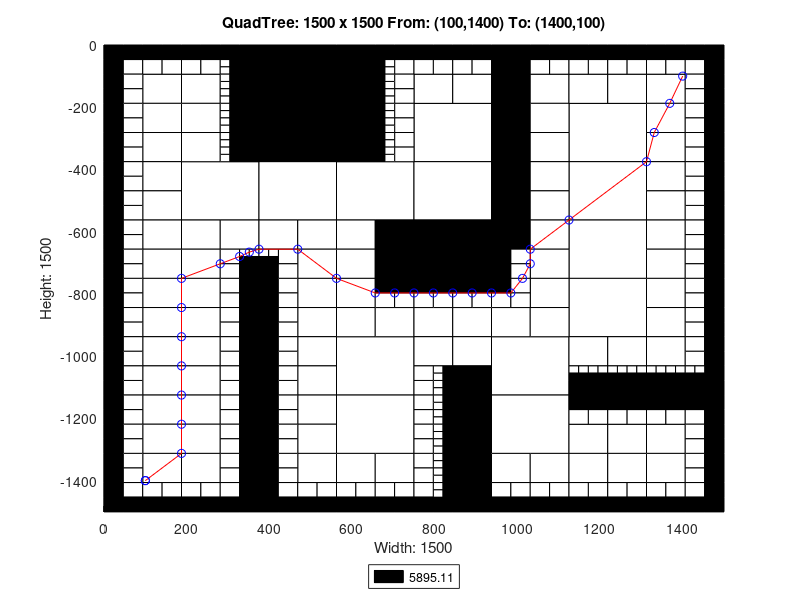

The MATLAB script that drew this image:
axis([0 1500 -1500 0]);
title('QuadTree: 1500 x 1500 From: (100,1400) To: (1400,100)');
xlabel('Width: 1500');
ylabel('Height: 1500');
rectangle('Position',[375 -187.5 187.5 187.5], 'FaceColor',[0 0 0]);
rectangle('Position',[375 -375 187.5 187.5], 'FaceColor',[0 0 0]);
rectangle('Position',[187.5 -562.5 187.5 187.5], 'FaceColor',[1 1 1]);
rectangle('Position',[375 -562.5 187.5 187.5], 'FaceColor',[1 1 1]);
rectangle('Position',[562.5 -562.5 187.5 187.5], 'FaceColor',[1 1 1]);
rectangle('Position',[750 -375 187.5 187.5], 'FaceColor',[1 1 1]);
rectangle('Position',[1125 -375 187.5 187.5], 'FaceColor',[1 1 1]);
rectangle('Position',[750 -562.5 187.5 187.5], 'FaceColor',[1 1 1]);
rectangle('Position',[750 -750 187.5 187.5], 'FaceColor',[0 0 0]);
rectangle('Position',[1125 -562.5 187.5 187.5], 'FaceColor',[1 1 1]);
rectangle('Position',[1125 -750 187.5 187.5], 'FaceColor',[1 1 1]);
rectangle('Position',[562.5 -1125 187.5 187.5], 'FaceColor',[1 1 1]);
rectangle('Position',[562.5 -1312.5 187.5 187.5], 'FaceColor',[1 1 1]);
rectangle('Position',[937.5 -1125 187.5 187.5], 'FaceColor',[1 1 1]);
rectangle('Position',[1125 -937.5 187.5 187.5], 'FaceColor',[1 1 1]);
rectangle('Position',[937.5 -1312.5 187.5 187.5], 'FaceColor',[1 1 1]);
rectangle('Position',[93.75 -187.5 93.75 93.75], 'FaceColor',[1 1 1]);
rectangle('Position',[187.5 -187.5 93.75 93.75], 'FaceColor',[1 1 1]);
rectangle('Position',[93.75 -281.25 93.75 93.75], 'FaceColor',[1 1 1]);
rectangle('Position',[93.75 -375 93.75 93.75], 'FaceColor',[1 1 1]);
rectangle('Position',[187.5 -281.25 93.75 93.75], 'FaceColor',[1 1 1]);
rectangle('Position',[187.5 -375 93.75 93.75], 'FaceColor',[1 1 1]);
rectangle('Position',[562.5 -93.75 93.75 93.75], 'FaceColor',[0 0 0]);
rectangle('Position',[562.5 -187.5 93.75 93.75], 'FaceColor',[0 0 0]);
rectangle('Position',[562.5 -281.25 93.75 93.75], 'FaceColor',[0 0 0]);
rectangle('Position',[562.5 -375 93.75 93.75], 'FaceColor',[0 0 0]);
rectangle('Position',[93.75 -468.75 93.75 93.75], 'FaceColor',[1 1 1]);
rectangle('Position',[93.75 -562.5 93.75 93.75], 'FaceColor',[1 1 1]);
rectangle('Position',[93.75 -656.25 93.75 93.75], 'FaceColor',[1 1 1]);
rectangle('Position',[93.75 -750 93.75 93.75], 'FaceColor',[1 1 1]);
rectangle('Position',[187.5 -656.25 93.75 93.75], 'FaceColor',[1 1 1]);
rectangle('Position',[281.25 -656.25 93.75 93.75], 'FaceColor',[1 1 1]);
rectangle('Position',[187.5 -750 93.75 93.75], 'FaceColor',[1 1 1]);
rectangle('Position',[375 -656.25 93.75 93.75], 'FaceColor',[1 1 1]);
rectangle('Position',[468.75 -656.25 93.75 93.75], 'FaceColor',[1 1 1]);
rectangle('Position',[468.75 -750 93.75 93.75], 'FaceColor',[1 1 1]);
rectangle('Position',[562.5 -656.25 93.75 93.75], 'FaceColor',[1 1 1]);
rectangle('Position',[656.25 -656.25 93.75 93.75], 'FaceColor',[0 0 0]);
rectangle('Position',[562.5 -750 93.75 93.75], 'FaceColor',[1 1 1]);
rectangle('Position',[656.25 -750 93.75 93.75], 'FaceColor',[0 0 0]);
rectangle('Position',[750 -187.5 93.75 93.75], 'FaceColor',[1 1 1]);
rectangle('Position',[843.75 -187.5 93.75 93.75], 'FaceColor',[1 1 1]);
rectangle('Position',[937.5 -93.75 93.75 93.75], 'FaceColor',[0 0 0]);
rectangle('Position',[937.5 -187.5 93.75 93.75], 'FaceColor',[0 0 0]);
rectangle('Position',[1031.25 -187.5 93.75 93.75], 'FaceColor',[1 1 1]);
rectangle('Position',[937.5 -281.25 93.75 93.75], 'FaceColor',[0 0 0]);
rectangle('Position',[1031.25 -281.25 93.75 93.75], 'FaceColor',[1 1 1]);
rectangle('Position',[937.5 -375 93.75 93.75], 'FaceColor',[0 0 0]);
rectangle('Position',[1031.25 -375 93.75 93.75], 'FaceColor',[1 1 1]);
rectangle('Position',[1125 -187.5 93.75 93.75], 'FaceColor',[1 1 1]);
rectangle('Position',[1218.75 -187.5 93.75 93.75], 'FaceColor',[1 1 1]);
rectangle('Position',[1312.5 -187.5 93.75 93.75], 'FaceColor',[1 1 1]);
rectangle('Position',[1312.5 -281.25 93.75 93.75], 'FaceColor',[1 1 1]);
rectangle('Position',[1312.5 -375 93.75 93.75], 'FaceColor',[1 1 1]);
rectangle('Position',[937.5 -468.75 93.75 93.75], 'FaceColor',[0 0 0]);
rectangle('Position',[1031.25 -468.75 93.75 93.75], 'FaceColor',[1 1 1]);
rectangle('Position',[937.5 -562.5 93.75 93.75], 'FaceColor',[0 0 0]);
rectangle('Position',[1031.25 -562.5 93.75 93.75], 'FaceColor',[1 1 1]);
rectangle('Position',[937.5 -656.25 93.75 93.75], 'FaceColor',[0 0 0]);
rectangle('Position',[1031.25 -656.25 93.75 93.75], 'FaceColor',[1 1 1]);
rectangle('Position',[1031.25 -750 93.75 93.75], 'FaceColor',[1 1 1]);
rectangle('Position',[1312.5 -468.75 93.75 93.75], 'FaceColor',[1 1 1]);
rectangle('Position',[1312.5 -562.5 93.75 93.75], 'FaceColor',[1 1 1]);
rectangle('Position',[1312.5 -656.25 93.75 93.75], 'FaceColor',[1 1 1]);
rectangle('Position',[1312.5 -750 93.75 93.75], 'FaceColor',[1 1 1]);
rectangle('Position',[93.75 -843.75 93.75 93.75], 'FaceColor',[1 1 1]);
rectangle('Position',[93.75 -937.5 93.75 93.75], 'FaceColor',[1 1 1]);
rectangle('Position',[187.5 -843.75 93.75 93.75], 'FaceColor',[1 1 1]);
rectangle('Position',[187.5 -937.5 93.75 93.75], 'FaceColor',[1 1 1]);
rectangle('Position',[93.75 -1031.25 93.75 93.75], 'FaceColor',[1 1 1]);
rectangle('Position',[93.75 -1125 93.75 93.75], 'FaceColor',[1 1 1]);
rectangle('Position',[187.5 -1031.25 93.75 93.75], 'FaceColor',[1 1 1]);
rectangle('Position',[187.5 -1125 93.75 93.75], 'FaceColor',[1 1 1]);
rectangle('Position',[468.75 -843.75 93.75 93.75], 'FaceColor',[1 1 1]);
rectangle('Position',[468.75 -937.5 93.75 93.75], 'FaceColor',[1 1 1]);
rectangle('Position',[562.5 -843.75 93.75 93.75], 'FaceColor',[1 1 1]);
rectangle('Position',[562.5 -937.5 93.75 93.75], 'FaceColor',[1 1 1]);
rectangle('Position',[656.25 -937.5 93.75 93.75], 'FaceColor',[1 1 1]);
rectangle('Position',[468.75 -1031.25 93.75 93.75], 'FaceColor',[1 1 1]);
rectangle('Position',[468.75 -1125 93.75 93.75], 'FaceColor',[1 1 1]);
rectangle('Position',[93.75 -1218.75 93.75 93.75], 'FaceColor',[1 1 1]);
rectangle('Position',[93.75 -1312.5 93.75 93.75], 'FaceColor',[1 1 1]);
rectangle('Position',[187.5 -1218.75 93.75 93.75], 'FaceColor',[1 1 1]);
rectangle('Position',[187.5 -1312.5 93.75 93.75], 'FaceColor',[1 1 1]);
rectangle('Position',[93.75 -1406.25 93.75 93.75], 'FaceColor',[1 1 1]);
rectangle('Position',[187.5 -1406.25 93.75 93.75], 'FaceColor',[1 1 1]);
rectangle('Position',[468.75 -1218.75 93.75 93.75], 'FaceColor',[1 1 1]);
rectangle('Position',[468.75 -1312.5 93.75 93.75], 'FaceColor',[1 1 1]);
rectangle('Position',[468.75 -1406.25 93.75 93.75], 'FaceColor',[1 1 1]);
rectangle('Position',[562.5 -1406.25 93.75 93.75], 'FaceColor',[1 1 1]);
rectangle('Position',[656.25 -1406.25 93.75 93.75], 'FaceColor',[1 1 1]);
rectangle('Position',[750 -937.5 93.75 93.75], 'FaceColor',[1 1 1]);
rectangle('Position',[843.75 -937.5 93.75 93.75], 'FaceColor',[1 1 1]);
rectangle('Position',[1031.25 -843.75 93.75 93.75], 'FaceColor',[1 1 1]);
rectangle('Position',[937.5 -937.5 93.75 93.75], 'FaceColor',[1 1 1]);
rectangle('Position',[1031.25 -937.5 93.75 93.75], 'FaceColor',[1 1 1]);
rectangle('Position',[750 -1031.25 93.75 93.75], 'FaceColor',[1 1 1]);
rectangle('Position',[843.75 -1031.25 93.75 93.75], 'FaceColor',[1 1 1]);
rectangle('Position',[843.75 -1125 93.75 93.75], 'FaceColor',[0 0 0]);
rectangle('Position',[1312.5 -843.75 93.75 93.75], 'FaceColor',[1 1 1]);
rectangle('Position',[1312.5 -937.5 93.75 93.75], 'FaceColor',[1 1 1]);
rectangle('Position',[1125 -1031.25 93.75 93.75], 'FaceColor',[1 1 1]);
rectangle('Position',[1218.75 -1031.25 93.75 93.75], 'FaceColor',[1 1 1]);
rectangle('Position',[1312.5 -1031.25 93.75 93.75], 'FaceColor',[1 1 1]);
rectangle('Position',[843.75 -1218.75 93.75 93.75], 'FaceColor',[0 0 0]);
rectangle('Position',[843.75 -1312.5 93.75 93.75], 'FaceColor',[0 0 0]);
rectangle('Position',[843.75 -1406.25 93.75 93.75], 'FaceColor',[0 0 0]);
rectangle('Position',[843.75 -1500 93.75 93.75], 'FaceColor',[0 0 0]);
rectangle('Position',[937.5 -1406.25 93.75 93.75], 'FaceColor',[1 1 1]);
rectangle('Position',[1031.25 -1406.25 93.75 93.75], 'FaceColor',[1 1 1]);
rectangle('Position',[1125 -1312.5 93.75 93.75], 'FaceColor',[1 1 1]);
rectangle('Position',[1218.75 -1312.5 93.75 93.75], 'FaceColor',[1 1 1]);
rectangle('Position',[1312.5 -1312.5 93.75 93.75], 'FaceColor',[1 1 1]);
rectangle('Position',[1125 -1406.25 93.75 93.75], 'FaceColor',[1 1 1]);
rectangle('Position',[1218.75 -1406.25 93.75 93.75], 'FaceColor',[1 1 1]);
rectangle('Position',[1312.5 -1406.25 93.75 93.75], 'FaceColor',[1 1 1]);
rectangle('Position',[0 -46.875 46.875 46.875], 'FaceColor',[0 0 0]);
rectangle('Position',[46.875 -46.875 46.875 46.875], 'FaceColor',[0 0 0]);
rectangle('Position',[0 -93.75 46.875 46.875], 'FaceColor',[0 0 0]);
rectangle('Position',[46.875 -93.75 46.875 46.875], 'FaceColor',[1 1 1]);
rectangle('Position',[93.75 -46.875 46.875 46.875], 'FaceColor',[0 0 0]);
rectangle('Position',[140.625 -46.875 46.875 46.875], 'FaceColor',[0 0 0]);
rectangle('Position',[93.75 -93.75 46.875 46.875], 'FaceColor',[1 1 1]);
rectangle('Position',[140.625 -93.75 46.875 46.875], 'FaceColor',[1 1 1]);
rectangle('Position',[0 -140.625 46.875 46.875], 'FaceColor',[0 0 0]);
rectangle('Position',[46.875 -140.625 46.875 46.875], 'FaceColor',[1 1 1]);
rectangle('Position',[0 -187.5 46.875 46.875], 'FaceColor',[0 0 0]);
rectangle('Position',[46.875 -187.5 46.875 46.875], 'FaceColor',[1 1 1]);
rectangle('Position',[187.5 -46.875 46.875 46.875], 'FaceColor',[0 0 0]);
rectangle('Position',[234.375 -46.875 46.875 46.875], 'FaceColor',[0 0 0]);
rectangle('Position',[187.5 -93.75 46.875 46.875], 'FaceColor',[1 1 1]);
rectangle('Position',[234.375 -93.75 46.875 46.875], 'FaceColor',[1 1 1]);
rectangle('Position',[281.25 -46.875 46.875 46.875], 'FaceColor',[0 0 0]);
rectangle('Position',[328.125 -46.875 46.875 46.875], 'FaceColor',[0 0 0]);
rectangle('Position',[328.125 -93.75 46.875 46.875], 'FaceColor',[0 0 0]);
rectangle('Position',[328.125 -140.625 46.875 46.875], 'FaceColor',[0 0 0]);
rectangle('Position',[328.125 -187.5 46.875 46.875], 'FaceColor',[0 0 0]);
rectangle('Position',[0 -234.375 46.875 46.875], 'FaceColor',[0 0 0]);
rectangle('Position',[46.875 -234.375 46.875 46.875], 'FaceColor',[1 1 1]);
rectangle('Position',[0 -281.25 46.875 46.875], 'FaceColor',[0 0 0]);
rectangle('Position',[46.875 -281.25 46.875 46.875], 'FaceColor',[1 1 1]);
rectangle('Position',[0 -328.125 46.875 46.875], 'FaceColor',[0 0 0]);
rectangle('Position',[46.875 -328.125 46.875 46.875], 'FaceColor',[1 1 1]);
rectangle('Position',[0 -375 46.875 46.875], 'FaceColor',[0 0 0]);
rectangle('Position',[46.875 -375 46.875 46.875], 'FaceColor',[1 1 1]);
rectangle('Position',[328.125 -234.375 46.875 46.875], 'FaceColor',[0 0 0]);
rectangle('Position',[328.125 -281.25 46.875 46.875], 'FaceColor',[0 0 0]);
rectangle('Position',[328.125 -328.125 46.875 46.875], 'FaceColor',[0 0 0]);
rectangle('Position',[328.125 -375 46.875 46.875], 'FaceColor',[0 0 0]);
rectangle('Position',[656.25 -46.875 46.875 46.875], 'FaceColor',[0 0 0]);
rectangle('Position',[703.125 -46.875 46.875 46.875], 'FaceColor',[0 0 0]);
rectangle('Position',[703.125 -93.75 46.875 46.875], 'FaceColor',[1 1 1]);
rectangle('Position',[703.125 -140.625 46.875 46.875], 'FaceColor',[1 1 1]);
rectangle('Position',[703.125 -187.5 46.875 46.875], 'FaceColor',[1 1 1]);
rectangle('Position',[703.125 -234.375 46.875 46.875], 'FaceColor',[1 1 1]);
rectangle('Position',[703.125 -281.25 46.875 46.875], 'FaceColor',[1 1 1]);
rectangle('Position',[703.125 -328.125 46.875 46.875], 'FaceColor',[1 1 1]);
rectangle('Position',[703.125 -375 46.875 46.875], 'FaceColor',[1 1 1]);
rectangle('Position',[0 -421.875 46.875 46.875], 'FaceColor',[0 0 0]);
rectangle('Position',[46.875 -421.875 46.875 46.875], 'FaceColor',[1 1 1]);
rectangle('Position',[0 -468.75 46.875 46.875], 'FaceColor',[0 0 0]);
rectangle('Position',[46.875 -468.75 46.875 46.875], 'FaceColor',[1 1 1]);
rectangle('Position',[0 -515.625 46.875 46.875], 'FaceColor',[0 0 0]);
rectangle('Position',[46.875 -515.625 46.875 46.875], 'FaceColor',[1 1 1]);
rectangle('Position',[0 -562.5 46.875 46.875], 'FaceColor',[0 0 0]);
rectangle('Position',[46.875 -562.5 46.875 46.875], 'FaceColor',[1 1 1]);
rectangle('Position',[0 -609.375 46.875 46.875], 'FaceColor',[0 0 0]);
rectangle('Position',[46.875 -609.375 46.875 46.875], 'FaceColor',[1 1 1]);
rectangle('Position',[0 -656.25 46.875 46.875], 'FaceColor',[0 0 0]);
rectangle('Position',[46.875 -656.25 46.875 46.875], 'FaceColor',[1 1 1]);
rectangle('Position',[0 -703.125 46.875 46.875], 'FaceColor',[0 0 0]);
rectangle('Position',[46.875 -703.125 46.875 46.875], 'FaceColor',[1 1 1]);
rectangle('Position',[0 -750 46.875 46.875], 'FaceColor',[0 0 0]);
rectangle('Position',[46.875 -750 46.875 46.875], 'FaceColor',[1 1 1]);
rectangle('Position',[281.25 -703.125 46.875 46.875], 'FaceColor',[1 1 1]);
rectangle('Position',[281.25 -750 46.875 46.875], 'FaceColor',[1 1 1]);
rectangle('Position',[328.125 -750 46.875 46.875], 'FaceColor',[0 0 0]);
rectangle('Position',[421.875 -703.125 46.875 46.875], 'FaceColor',[1 1 1]);
rectangle('Position',[375 -750 46.875 46.875], 'FaceColor',[0 0 0]);
rectangle('Position',[421.875 -750 46.875 46.875], 'FaceColor',[1 1 1]);
rectangle('Position',[750 -46.875 46.875 46.875], 'FaceColor',[0 0 0]);
rectangle('Position',[796.875 -46.875 46.875 46.875], 'FaceColor',[0 0 0]);
rectangle('Position',[750 -93.75 46.875 46.875], 'FaceColor',[1 1 1]);
rectangle('Position',[796.875 -93.75 46.875 46.875], 'FaceColor',[1 1 1]);
rectangle('Position',[843.75 -46.875 46.875 46.875], 'FaceColor',[0 0 0]);
rectangle('Position',[890.625 -46.875 46.875 46.875], 'FaceColor',[0 0 0]);
rectangle('Position',[843.75 -93.75 46.875 46.875], 'FaceColor',[1 1 1]);
rectangle('Position',[890.625 -93.75 46.875 46.875], 'FaceColor',[1 1 1]);
rectangle('Position',[1031.25 -46.875 46.875 46.875], 'FaceColor',[0 0 0]);
rectangle('Position',[1078.12 -46.875 46.875 46.875], 'FaceColor',[0 0 0]);
rectangle('Position',[1031.25 -93.75 46.875 46.875], 'FaceColor',[1 1 1]);
rectangle('Position',[1078.12 -93.75 46.875 46.875], 'FaceColor',[1 1 1]);
rectangle('Position',[1125 -46.875 46.875 46.875], 'FaceColor',[0 0 0]);
rectangle('Position',[1171.88 -46.875 46.875 46.875], 'FaceColor',[0 0 0]);
rectangle('Position',[1125 -93.75 46.875 46.875], 'FaceColor',[1 1 1]);
rectangle('Position',[1171.88 -93.75 46.875 46.875], 'FaceColor',[1 1 1]);
rectangle('Position',[1218.75 -46.875 46.875 46.875], 'FaceColor',[0 0 0]);
rectangle('Position',[1265.62 -46.875 46.875 46.875], 'FaceColor',[0 0 0]);
rectangle('Position',[1218.75 -93.75 46.875 46.875], 'FaceColor',[1 1 1]);
rectangle('Position',[1265.62 -93.75 46.875 46.875], 'FaceColor',[1 1 1]);
rectangle('Position',[1312.5 -46.875 46.875 46.875], 'FaceColor',[0 0 0]);
rectangle('Position',[1359.38 -46.875 46.875 46.875], 'FaceColor',[0 0 0]);
rectangle('Position',[1312.5 -93.75 46.875 46.875], 'FaceColor',[1 1 1]);
rectangle('Position',[1359.38 -93.75 46.875 46.875], 'FaceColor',[1 1 1]);
rectangle('Position',[1406.25 -46.875 46.875 46.875], 'FaceColor',[0 0 0]);
rectangle('Position',[1453.12 -46.875 46.875 46.875], 'FaceColor',[0 0 0]);
rectangle('Position',[1406.25 -93.75 46.875 46.875], 'FaceColor',[1 1 1]);
rectangle('Position',[1453.12 -93.75 46.875 46.875], 'FaceColor',[0 0 0]);
rectangle('Position',[1406.25 -140.625 46.875 46.875], 'FaceColor',[1 1 1]);
rectangle('Position',[1453.12 -140.625 46.875 46.875], 'FaceColor',[0 0 0]);
rectangle('Position',[1406.25 -187.5 46.875 46.875], 'FaceColor',[1 1 1]);
rectangle('Position',[1453.12 -187.5 46.875 46.875], 'FaceColor',[0 0 0]);
rectangle('Position',[1406.25 -234.375 46.875 46.875], 'FaceColor',[1 1 1]);
rectangle('Position',[1453.12 -234.375 46.875 46.875], 'FaceColor',[0 0 0]);
rectangle('Position',[1406.25 -281.25 46.875 46.875], 'FaceColor',[1 1 1]);
rectangle('Position',[1453.12 -281.25 46.875 46.875], 'FaceColor',[0 0 0]);
rectangle('Position',[1406.25 -328.125 46.875 46.875], 'FaceColor',[1 1 1]);
rectangle('Position',[1453.12 -328.125 46.875 46.875], 'FaceColor',[0 0 0]);
rectangle('Position',[1406.25 -375 46.875 46.875], 'FaceColor',[1 1 1]);
rectangle('Position',[1453.12 -375 46.875 46.875], 'FaceColor',[0 0 0]);
rectangle('Position',[937.5 -703.125 46.875 46.875], 'FaceColor',[0 0 0]);
rectangle('Position',[984.375 -703.125 46.875 46.875], 'FaceColor',[1 1 1]);
rectangle('Position',[937.5 -750 46.875 46.875], 'FaceColor',[0 0 0]);
rectangle('Position',[984.375 -750 46.875 46.875], 'FaceColor',[1 1 1]);
rectangle('Position',[1406.25 -421.875 46.875 46.875], 'FaceColor',[1 1 1]);
rectangle('Position',[1453.12 -421.875 46.875 46.875], 'FaceColor',[0 0 0]);
rectangle('Position',[1406.25 -468.75 46.875 46.875], 'FaceColor',[1 1 1]);
rectangle('Position',[1453.12 -468.75 46.875 46.875], 'FaceColor',[0 0 0]);
rectangle('Position',[1406.25 -515.625 46.875 46.875], 'FaceColor',[1 1 1]);
rectangle('Position',[1453.12 -515.625 46.875 46.875], 'FaceColor',[0 0 0]);
rectangle('Position',[1406.25 -562.5 46.875 46.875], 'FaceColor',[1 1 1]);
rectangle('Position',[1453.12 -562.5 46.875 46.875], 'FaceColor',[0 0 0]);
rectangle('Position',[1406.25 -609.375 46.875 46.875], 'FaceColor',[1 1 1]);
rectangle('Position',[1453.12 -609.375 46.875 46.875], 'FaceColor',[0 0 0]);
rectangle('Position',[1406.25 -656.25 46.875 46.875], 'FaceColor',[1 1 1]);
rectangle('Position',[1453.12 -656.25 46.875 46.875], 'FaceColor',[0 0 0]);
rectangle('Position',[1406.25 -703.125 46.875 46.875], 'FaceColor',[1 1 1]);
rectangle('Position',[1453.12 -703.125 46.875 46.875], 'FaceColor',[0 0 0]);
rectangle('Position',[1406.25 -750 46.875 46.875], 'FaceColor',[1 1 1]);
rectangle('Position',[1453.12 -750 46.875 46.875], 'FaceColor',[0 0 0]);
rectangle('Position',[0 -796.875 46.875 46.875], 'FaceColor',[0 0 0]);
rectangle('Position',[46.875 -796.875 46.875 46.875], 'FaceColor',[1 1 1]);
rectangle('Position',[0 -843.75 46.875 46.875], 'FaceColor',[0 0 0]);
rectangle('Position',[46.875 -843.75 46.875 46.875], 'FaceColor',[1 1 1]);
rectangle('Position',[0 -890.625 46.875 46.875], 'FaceColor',[0 0 0]);
rectangle('Position',[46.875 -890.625 46.875 46.875], 'FaceColor',[1 1 1]);
rectangle('Position',[0 -937.5 46.875 46.875], 'FaceColor',[0 0 0]);
rectangle('Position',[46.875 -937.5 46.875 46.875], 'FaceColor',[1 1 1]);
rectangle('Position',[281.25 -796.875 46.875 46.875], 'FaceColor',[1 1 1]);
rectangle('Position',[328.125 -796.875 46.875 46.875], 'FaceColor',[0 0 0]);
rectangle('Position',[281.25 -843.75 46.875 46.875], 'FaceColor',[1 1 1]);
rectangle('Position',[328.125 -843.75 46.875 46.875], 'FaceColor',[0 0 0]);
rectangle('Position',[281.25 -890.625 46.875 46.875], 'FaceColor',[1 1 1]);
rectangle('Position',[328.125 -890.625 46.875 46.875], 'FaceColor',[0 0 0]);
rectangle('Position',[281.25 -937.5 46.875 46.875], 'FaceColor',[1 1 1]);
rectangle('Position',[328.125 -937.5 46.875 46.875], 'FaceColor',[0 0 0]);
rectangle('Position',[0 -984.375 46.875 46.875], 'FaceColor',[0 0 0]);
rectangle('Position',[46.875 -984.375 46.875 46.875], 'FaceColor',[1 1 1]);
rectangle('Position',[0 -1031.25 46.875 46.875], 'FaceColor',[0 0 0]);
rectangle('Position',[46.875 -1031.25 46.875 46.875], 'FaceColor',[1 1 1]);
rectangle('Position',[0 -1078.12 46.875 46.875], 'FaceColor',[0 0 0]);
rectangle('Position',[46.875 -1078.12 46.875 46.875], 'FaceColor',[1 1 1]);
rectangle('Position',[0 -1125 46.875 46.875], 'FaceColor',[0 0 0]);
rectangle('Position',[46.875 -1125 46.875 46.875], 'FaceColor',[1 1 1]);
rectangle('Position',[281.25 -984.375 46.875 46.875], 'FaceColor',[1 1 1]);
rectangle('Position',[328.125 -984.375 46.875 46.875], 'FaceColor',[0 0 0]);
rectangle('Position',[281.25 -1031.25 46.875 46.875], 'FaceColor',[1 1 1]);
rectangle('Position',[328.125 -1031.25 46.875 46.875], 'FaceColor',[0 0 0]);
rectangle('Position',[281.25 -1078.12 46.875 46.875], 'FaceColor',[1 1 1]);
rectangle('Position',[328.125 -1078.12 46.875 46.875], 'FaceColor',[0 0 0]);
rectangle('Position',[281.25 -1125 46.875 46.875], 'FaceColor',[1 1 1]);
rectangle('Position',[328.125 -1125 46.875 46.875], 'FaceColor',[0 0 0]);
rectangle('Position',[375 -796.875 46.875 46.875], 'FaceColor',[0 0 0]);
rectangle('Position',[421.875 -796.875 46.875 46.875], 'FaceColor',[1 1 1]);
rectangle('Position',[375 -843.75 46.875 46.875], 'FaceColor',[0 0 0]);
rectangle('Position',[421.875 -843.75 46.875 46.875], 'FaceColor',[1 1 1]);
rectangle('Position',[375 -890.625 46.875 46.875], 'FaceColor',[0 0 0]);
rectangle('Position',[421.875 -890.625 46.875 46.875], 'FaceColor',[1 1 1]);
rectangle('Position',[375 -937.5 46.875 46.875], 'FaceColor',[0 0 0]);
rectangle('Position',[421.875 -937.5 46.875 46.875], 'FaceColor',[1 1 1]);
rectangle('Position',[656.25 -796.875 46.875 46.875], 'FaceColor',[0 0 0]);
rectangle('Position',[703.125 -796.875 46.875 46.875], 'FaceColor',[0 0 0]);
rectangle('Position',[656.25 -843.75 46.875 46.875], 'FaceColor',[1 1 1]);
rectangle('Position',[703.125 -843.75 46.875 46.875], 'FaceColor',[1 1 1]);
rectangle('Position',[375 -984.375 46.875 46.875], 'FaceColor',[0 0 0]);
rectangle('Position',[421.875 -984.375 46.875 46.875], 'FaceColor',[1 1 1]);
rectangle('Position',[375 -1031.25 46.875 46.875], 'FaceColor',[0 0 0]);
rectangle('Position',[421.875 -1031.25 46.875 46.875], 'FaceColor',[1 1 1]);
rectangle('Position',[375 -1078.12 46.875 46.875], 'FaceColor',[0 0 0]);
rectangle('Position',[421.875 -1078.12 46.875 46.875], 'FaceColor',[1 1 1]);
rectangle('Position',[375 -1125 46.875 46.875], 'FaceColor',[0 0 0]);
rectangle('Position',[421.875 -1125 46.875 46.875], 'FaceColor',[1 1 1]);
rectangle('Position',[0 -1171.88 46.875 46.875], 'FaceColor',[0 0 0]);
rectangle('Position',[46.875 -1171.88 46.875 46.875], 'FaceColor',[1 1 1]);
rectangle('Position',[0 -1218.75 46.875 46.875], 'FaceColor',[0 0 0]);
rectangle('Position',[46.875 -1218.75 46.875 46.875], 'FaceColor',[1 1 1]);
rectangle('Position',[0 -1265.62 46.875 46.875], 'FaceColor',[0 0 0]);
rectangle('Position',[46.875 -1265.62 46.875 46.875], 'FaceColor',[1 1 1]);
rectangle('Position',[0 -1312.5 46.875 46.875], 'FaceColor',[0 0 0]);
rectangle('Position',[46.875 -1312.5 46.875 46.875], 'FaceColor',[1 1 1]);
rectangle('Position',[281.25 -1171.88 46.875 46.875], 'FaceColor',[1 1 1]);
rectangle('Position',[328.125 -1171.88 46.875 46.875], 'FaceColor',[0 0 0]);
rectangle('Position',[281.25 -1218.75 46.875 46.875], 'FaceColor',[1 1 1]);
rectangle('Position',[328.125 -1218.75 46.875 46.875], 'FaceColor',[0 0 0]);
rectangle('Position',[281.25 -1265.62 46.875 46.875], 'FaceColor',[1 1 1]);
rectangle('Position',[328.125 -1265.62 46.875 46.875], 'FaceColor',[0 0 0]);
rectangle('Position',[281.25 -1312.5 46.875 46.875], 'FaceColor',[1 1 1]);
rectangle('Position',[328.125 -1312.5 46.875 46.875], 'FaceColor',[0 0 0]);
rectangle('Position',[0 -1359.38 46.875 46.875], 'FaceColor',[0 0 0]);
rectangle('Position',[46.875 -1359.38 46.875 46.875], 'FaceColor',[1 1 1]);
rectangle('Position',[0 -1406.25 46.875 46.875], 'FaceColor',[0 0 0]);
rectangle('Position',[46.875 -1406.25 46.875 46.875], 'FaceColor',[1 1 1]);
rectangle('Position',[0 -1453.12 46.875 46.875], 'FaceColor',[0 0 0]);
rectangle('Position',[46.875 -1453.12 46.875 46.875], 'FaceColor',[1 1 1]);
rectangle('Position',[0 -1500 46.875 46.875], 'FaceColor',[0 0 0]);
rectangle('Position',[46.875 -1500 46.875 46.875], 'FaceColor',[0 0 0]);
rectangle('Position',[93.75 -1453.12 46.875 46.875], 'FaceColor',[1 1 1]);
rectangle('Position',[140.625 -1453.12 46.875 46.875], 'FaceColor',[1 1 1]);
rectangle('Position',[93.75 -1500 46.875 46.875], 'FaceColor',[0 0 0]);
rectangle('Position',[140.625 -1500 46.875 46.875], 'FaceColor',[0 0 0]);
rectangle('Position',[281.25 -1359.38 46.875 46.875], 'FaceColor',[1 1 1]);
rectangle('Position',[328.125 -1359.38 46.875 46.875], 'FaceColor',[0 0 0]);
rectangle('Position',[281.25 -1406.25 46.875 46.875], 'FaceColor',[1 1 1]);
rectangle('Position',[328.125 -1406.25 46.875 46.875], 'FaceColor',[0 0 0]);
rectangle('Position',[187.5 -1453.12 46.875 46.875], 'FaceColor',[1 1 1]);
rectangle('Position',[234.375 -1453.12 46.875 46.875], 'FaceColor',[1 1 1]);
rectangle('Position',[187.5 -1500 46.875 46.875], 'FaceColor',[0 0 0]);
rectangle('Position',[234.375 -1500 46.875 46.875], 'FaceColor',[0 0 0]);
rectangle('Position',[281.25 -1453.12 46.875 46.875], 'FaceColor',[1 1 1]);
rectangle('Position',[328.125 -1453.12 46.875 46.875], 'FaceColor',[0 0 0]);
rectangle('Position',[281.25 -1500 46.875 46.875], 'FaceColor',[0 0 0]);
rectangle('Position',[328.125 -1500 46.875 46.875], 'FaceColor',[0 0 0]);
rectangle('Position',[375 -1171.88 46.875 46.875], 'FaceColor',[0 0 0]);
rectangle('Position',[421.875 -1171.88 46.875 46.875], 'FaceColor',[1 1 1]);
rectangle('Position',[375 -1218.75 46.875 46.875], 'FaceColor',[0 0 0]);
rectangle('Position',[421.875 -1218.75 46.875 46.875], 'FaceColor',[1 1 1]);
rectangle('Position',[375 -1265.62 46.875 46.875], 'FaceColor',[0 0 0]);
rectangle('Position',[421.875 -1265.62 46.875 46.875], 'FaceColor',[1 1 1]);
rectangle('Position',[375 -1312.5 46.875 46.875], 'FaceColor',[0 0 0]);
rectangle('Position',[421.875 -1312.5 46.875 46.875], 'FaceColor',[1 1 1]);
rectangle('Position',[375 -1359.38 46.875 46.875], 'FaceColor',[0 0 0]);
rectangle('Position',[421.875 -1359.38 46.875 46.875], 'FaceColor',[1 1 1]);
rectangle('Position',[375 -1406.25 46.875 46.875], 'FaceColor',[0 0 0]);
rectangle('Position',[421.875 -1406.25 46.875 46.875], 'FaceColor',[1 1 1]);
rectangle('Position',[375 -1453.12 46.875 46.875], 'FaceColor',[0 0 0]);
rectangle('Position',[421.875 -1453.12 46.875 46.875], 'FaceColor',[1 1 1]);
rectangle('Position',[375 -1500 46.875 46.875], 'FaceColor',[0 0 0]);
rectangle('Position',[421.875 -1500 46.875 46.875], 'FaceColor',[0 0 0]);
rectangle('Position',[468.75 -1453.12 46.875 46.875], 'FaceColor',[1 1 1]);
rectangle('Position',[515.625 -1453.12 46.875 46.875], 'FaceColor',[1 1 1]);
rectangle('Position',[468.75 -1500 46.875 46.875], 'FaceColor',[0 0 0]);
rectangle('Position',[515.625 -1500 46.875 46.875], 'FaceColor',[0 0 0]);
rectangle('Position',[562.5 -1453.12 46.875 46.875], 'FaceColor',[1 1 1]);
rectangle('Position',[609.375 -1453.12 46.875 46.875], 'FaceColor',[1 1 1]);
rectangle('Position',[562.5 -1500 46.875 46.875], 'FaceColor',[0 0 0]);
rectangle('Position',[609.375 -1500 46.875 46.875], 'FaceColor',[0 0 0]);
rectangle('Position',[656.25 -1453.12 46.875 46.875], 'FaceColor',[1 1 1]);
rectangle('Position',[703.125 -1453.12 46.875 46.875], 'FaceColor',[1 1 1]);
rectangle('Position',[656.25 -1500 46.875 46.875], 'FaceColor',[0 0 0]);
rectangle('Position',[703.125 -1500 46.875 46.875], 'FaceColor',[0 0 0]);
rectangle('Position',[750 -796.875 46.875 46.875], 'FaceColor',[0 0 0]);
rectangle('Position',[796.875 -796.875 46.875 46.875], 'FaceColor',[0 0 0]);
rectangle('Position',[750 -843.75 46.875 46.875], 'FaceColor',[1 1 1]);
rectangle('Position',[796.875 -843.75 46.875 46.875], 'FaceColor',[1 1 1]);
rectangle('Position',[843.75 -796.875 46.875 46.875], 'FaceColor',[0 0 0]);
rectangle('Position',[890.625 -796.875 46.875 46.875], 'FaceColor',[0 0 0]);
rectangle('Position',[843.75 -843.75 46.875 46.875], 'FaceColor',[1 1 1]);
rectangle('Position',[890.625 -843.75 46.875 46.875], 'FaceColor',[1 1 1]);
rectangle('Position',[937.5 -796.875 46.875 46.875], 'FaceColor',[0 0 0]);
rectangle('Position',[984.375 -796.875 46.875 46.875], 'FaceColor',[1 1 1]);
rectangle('Position',[937.5 -843.75 46.875 46.875], 'FaceColor',[1 1 1]);
rectangle('Position',[984.375 -843.75 46.875 46.875], 'FaceColor',[1 1 1]);
rectangle('Position',[750 -1078.12 46.875 46.875], 'FaceColor',[1 1 1]);
rectangle('Position',[750 -1125 46.875 46.875], 'FaceColor',[1 1 1]);
rectangle('Position',[1406.25 -796.875 46.875 46.875], 'FaceColor',[1 1 1]);
rectangle('Position',[1453.12 -796.875 46.875 46.875], 'FaceColor',[0 0 0]);
rectangle('Position',[1406.25 -843.75 46.875 46.875], 'FaceColor',[1 1 1]);
rectangle('Position',[1453.12 -843.75 46.875 46.875], 'FaceColor',[0 0 0]);
rectangle('Position',[1406.25 -890.625 46.875 46.875], 'FaceColor',[1 1 1]);
rectangle('Position',[1453.12 -890.625 46.875 46.875], 'FaceColor',[0 0 0]);
rectangle('Position',[1406.25 -937.5 46.875 46.875], 'FaceColor',[1 1 1]);
rectangle('Position',[1453.12 -937.5 46.875 46.875], 'FaceColor',[0 0 0]);
rectangle('Position',[1125 -1125 46.875 46.875], 'FaceColor',[0 0 0]);
rectangle('Position',[1171.88 -1125 46.875 46.875], 'FaceColor',[0 0 0]);
rectangle('Position',[1218.75 -1125 46.875 46.875], 'FaceColor',[0 0 0]);
rectangle('Position',[1265.62 -1125 46.875 46.875], 'FaceColor',[0 0 0]);
rectangle('Position',[1406.25 -984.375 46.875 46.875], 'FaceColor',[1 1 1]);
rectangle('Position',[1453.12 -984.375 46.875 46.875], 'FaceColor',[0 0 0]);
rectangle('Position',[1406.25 -1031.25 46.875 46.875], 'FaceColor',[1 1 1]);
rectangle('Position',[1453.12 -1031.25 46.875 46.875], 'FaceColor',[0 0 0]);
rectangle('Position',[1312.5 -1125 46.875 46.875], 'FaceColor',[0 0 0]);
rectangle('Position',[1359.38 -1125 46.875 46.875], 'FaceColor',[0 0 0]);
rectangle('Position',[1453.12 -1078.12 46.875 46.875], 'FaceColor',[0 0 0]);
rectangle('Position',[1406.25 -1125 46.875 46.875], 'FaceColor',[0 0 0]);
rectangle('Position',[1453.12 -1125 46.875 46.875], 'FaceColor',[0 0 0]);
rectangle('Position',[750 -1171.88 46.875 46.875], 'FaceColor',[1 1 1]);
rectangle('Position',[750 -1218.75 46.875 46.875], 'FaceColor',[1 1 1]);
rectangle('Position',[750 -1265.62 46.875 46.875], 'FaceColor',[1 1 1]);
rectangle('Position',[750 -1312.5 46.875 46.875], 'FaceColor',[1 1 1]);
rectangle('Position',[750 -1359.38 46.875 46.875], 'FaceColor',[1 1 1]);
rectangle('Position',[750 -1406.25 46.875 46.875], 'FaceColor',[1 1 1]);
rectangle('Position',[750 -1453.12 46.875 46.875], 'FaceColor',[1 1 1]);
rectangle('Position',[750 -1500 46.875 46.875], 'FaceColor',[0 0 0]);
rectangle('Position',[796.875 -1500 46.875 46.875], 'FaceColor',[0 0 0]);
rectangle('Position',[937.5 -1453.12 46.875 46.875], 'FaceColor',[1 1 1]);
rectangle('Position',[984.375 -1453.12 46.875 46.875], 'FaceColor',[1 1 1]);
rectangle('Position',[937.5 -1500 46.875 46.875], 'FaceColor',[0 0 0]);
rectangle('Position',[984.375 -1500 46.875 46.875], 'FaceColor',[0 0 0]);
rectangle('Position',[1031.25 -1453.12 46.875 46.875], 'FaceColor',[1 1 1]);
rectangle('Position',[1078.12 -1453.12 46.875 46.875], 'FaceColor',[1 1 1]);
rectangle('Position',[1031.25 -1500 46.875 46.875], 'FaceColor',[0 0 0]);
rectangle('Position',[1078.12 -1500 46.875 46.875], 'FaceColor',[0 0 0]);
rectangle('Position',[1125 -1171.88 46.875 46.875], 'FaceColor',[0 0 0]);
rectangle('Position',[1171.88 -1171.88 46.875 46.875], 'FaceColor',[0 0 0]);
rectangle('Position',[1125 -1218.75 46.875 46.875], 'FaceColor',[1 1 1]);
rectangle('Position',[1171.88 -1218.75 46.875 46.875], 'FaceColor',[1 1 1]);
rectangle('Position',[1218.75 -1171.88 46.875 46.875], 'FaceColor',[0 0 0]);
rectangle('Position',[1265.62 -1171.88 46.875 46.875], 'FaceColor',[0 0 0]);
rectangle('Position',[1218.75 -1218.75 46.875 46.875], 'FaceColor',[1 1 1]);
rectangle('Position',[1265.62 -1218.75 46.875 46.875], 'FaceColor',[1 1 1]);
rectangle('Position',[1312.5 -1171.88 46.875 46.875], 'FaceColor',[0 0 0]);
rectangle('Position',[1359.38 -1171.88 46.875 46.875], 'FaceColor',[0 0 0]);
rectangle('Position',[1312.5 -1218.75 46.875 46.875], 'FaceColor',[1 1 1]);
rectangle('Position',[1359.38 -1218.75 46.875 46.875], 'FaceColor',[1 1 1]);
rectangle('Position',[1406.25 -1171.88 46.875 46.875], 'FaceColor',[0 0 0]);
rectangle('Position',[1453.12 -1171.88 46.875 46.875], 'FaceColor',[0 0 0]);
rectangle('Position',[1406.25 -1218.75 46.875 46.875], 'FaceColor',[1 1 1]);
rectangle('Position',[1453.12 -1218.75 46.875 46.875], 'FaceColor',[0 0 0]);
rectangle('Position',[1406.25 -1265.62 46.875 46.875], 'FaceColor',[1 1 1]);
rectangle('Position',[1453.12 -1265.62 46.875 46.875], 'FaceColor',[0 0 0]);
rectangle('Position',[1406.25 -1312.5 46.875 46.875], 'FaceColor',[1 1 1]);
rectangle('Position',[1453.12 -1312.5 46.875 46.875], 'FaceColor',[0 0 0]);
rectangle('Position',[1125 -1453.12 46.875 46.875], 'FaceColor',[1 1 1]);
rectangle('Position',[1171.88 -1453.12 46.875 46.875], 'FaceColor',[1 1 1]);
rectangle('Position',[1125 -1500 46.875 46.875], 'FaceColor',[0 0 0]);
rectangle('Position',[1171.88 -1500 46.875 46.875], 'FaceColor',[0 0 0]);
rectangle('Position',[1218.75 -1453.12 46.875 46.875], 'FaceColor',[1 1 1]);
rectangle('Position',[1265.62 -1453.12 46.875 46.875], 'FaceColor',[1 1 1]);
rectangle('Position',[1218.75 -1500 46.875 46.875], 'FaceColor',[0 0 0]);
rectangle('Position',[1265.62 -1500 46.875 46.875], 'FaceColor',[0 0 0]);
rectangle('Position',[1406.25 -1359.38 46.875 46.875], 'FaceColor',[1 1 1]);
rectangle('Position',[1453.12 -1359.38 46.875 46.875], 'FaceColor',[0 0 0]);
rectangle('Position',[1406.25 -1406.25 46.875 46.875], 'FaceColor',[1 1 1]);
rectangle('Position',[1453.12 -1406.25 46.875 46.875], 'FaceColor',[0 0 0]);
rectangle('Position',[1312.5 -1453.12 46.875 46.875], 'FaceColor',[1 1 1]);
rectangle('Position',[1359.38 -1453.12 46.875 46.875], 'FaceColor',[1 1 1]);
rectangle('Position',[1312.5 -1500 46.875 46.875], 'FaceColor',[0 0 0]);
rectangle('Position',[1359.38 -1500 46.875 46.875], 'FaceColor',[0 0 0]);
rectangle('Position',[1406.25 -1453.12 46.875 46.875], 'FaceColor',[1 1 1]);
rectangle('Position',[1453.12 -1453.12 46.875 46.875], 'FaceColor',[0 0 0]);
rectangle('Position',[1406.25 -1500 46.875 46.875], 'FaceColor',[0 0 0]);
rectangle('Position',[1453.12 -1500 46.875 46.875], 'FaceColor',[0 0 0]);
rectangle('Position',[281.25 -70.3125 23.4375 23.4375], 'FaceColor',[1 1 1]);
rectangle('Position',[304.688 -70.3125 23.4375 23.4375], 'FaceColor',[0 0 0]);
rectangle('Position',[281.25 -93.75 23.4375 23.4375], 'FaceColor',[1 1 1]);
rectangle('Position',[304.688 -93.75 23.4375 23.4375], 'FaceColor',[0 0 0]);
rectangle('Position',[281.25 -117.188 23.4375 23.4375], 'FaceColor',[1 1 1]);
rectangle('Position',[304.688 -117.188 23.4375 23.4375], 'FaceColor',[0 0 0]);
rectangle('Position',[281.25 -140.625 23.4375 23.4375], 'FaceColor',[1 1 1]);
rectangle('Position',[304.688 -140.625 23.4375 23.4375], 'FaceColor',[0 0 0]);
rectangle('Position',[281.25 -164.062 23.4375 23.4375], 'FaceColor',[1 1 1]);
rectangle('Position',[304.688 -164.062 23.4375 23.4375], 'FaceColor',[0 0 0]);
rectangle('Position',[281.25 -187.5 23.4375 23.4375], 'FaceColor',[1 1 1]);
rectangle('Position',[304.688 -187.5 23.4375 23.4375], 'FaceColor',[0 0 0]);
rectangle('Position',[281.25 -210.938 23.4375 23.4375], 'FaceColor',[1 1 1]);
rectangle('Position',[304.688 -210.938 23.4375 23.4375], 'FaceColor',[0 0 0]);
rectangle('Position',[281.25 -234.375 23.4375 23.4375], 'FaceColor',[1 1 1]);
rectangle('Position',[304.688 -234.375 23.4375 23.4375], 'FaceColor',[0 0 0]);
rectangle('Position',[281.25 -257.812 23.4375 23.4375], 'FaceColor',[1 1 1]);
rectangle('Position',[304.688 -257.812 23.4375 23.4375], 'FaceColor',[0 0 0]);
rectangle('Position',[281.25 -281.25 23.4375 23.4375], 'FaceColor',[1 1 1]);
rectangle('Position',[304.688 -281.25 23.4375 23.4375], 'FaceColor',[0 0 0]);
rectangle('Position',[281.25 -304.688 23.4375 23.4375], 'FaceColor',[1 1 1]);
rectangle('Position',[304.688 -304.688 23.4375 23.4375], 'FaceColor',[0 0 0]);
rectangle('Position',[281.25 -328.125 23.4375 23.4375], 'FaceColor',[1 1 1]);
rectangle('Position',[304.688 -328.125 23.4375 23.4375], 'FaceColor',[0 0 0]);
rectangle('Position',[281.25 -351.562 23.4375 23.4375], 'FaceColor',[1 1 1]);
rectangle('Position',[304.688 -351.562 23.4375 23.4375], 'FaceColor',[0 0 0]);
rectangle('Position',[281.25 -375 23.4375 23.4375], 'FaceColor',[1 1 1]);
rectangle('Position',[304.688 -375 23.4375 23.4375], 'FaceColor',[0 0 0]);
rectangle('Position',[656.25 -70.3125 23.4375 23.4375], 'FaceColor',[0 0 0]);
rectangle('Position',[679.688 -70.3125 23.4375 23.4375], 'FaceColor',[1 1 1]);
rectangle('Position',[656.25 -93.75 23.4375 23.4375], 'FaceColor',[0 0 0]);
rectangle('Position',[679.688 -93.75 23.4375 23.4375], 'FaceColor',[1 1 1]);
rectangle('Position',[656.25 -117.188 23.4375 23.4375], 'FaceColor',[0 0 0]);
rectangle('Position',[679.688 -117.188 23.4375 23.4375], 'FaceColor',[1 1 1]);
rectangle('Position',[656.25 -140.625 23.4375 23.4375], 'FaceColor',[0 0 0]);
rectangle('Position',[679.688 -140.625 23.4375 23.4375], 'FaceColor',[1 1 1]);
rectangle('Position',[656.25 -164.062 23.4375 23.4375], 'FaceColor',[0 0 0]);
rectangle('Position',[679.688 -164.062 23.4375 23.4375], 'FaceColor',[1 1 1]);
rectangle('Position',[656.25 -187.5 23.4375 23.4375], 'FaceColor',[0 0 0]);
rectangle('Position',[679.688 -187.5 23.4375 23.4375], 'FaceColor',[1 1 1]);
rectangle('Position',[656.25 -210.938 23.4375 23.4375], 'FaceColor',[0 0 0]);
rectangle('Position',[679.688 -210.938 23.4375 23.4375], 'FaceColor',[1 1 1]);
rectangle('Position',[656.25 -234.375 23.4375 23.4375], 'FaceColor',[0 0 0]);
rectangle('Position',[679.688 -234.375 23.4375 23.4375], 'FaceColor',[1 1 1]);
rectangle('Position',[656.25 -257.812 23.4375 23.4375], 'FaceColor',[0 0 0]);
rectangle('Position',[679.688 -257.812 23.4375 23.4375], 'FaceColor',[1 1 1]);
rectangle('Position',[656.25 -281.25 23.4375 23.4375], 'FaceColor',[0 0 0]);
rectangle('Position',[679.688 -281.25 23.4375 23.4375], 'FaceColor',[1 1 1]);
rectangle('Position',[656.25 -304.688 23.4375 23.4375], 'FaceColor',[0 0 0]);
rectangle('Position',[679.688 -304.688 23.4375 23.4375], 'FaceColor',[1 1 1]);
rectangle('Position',[656.25 -328.125 23.4375 23.4375], 'FaceColor',[0 0 0]);
rectangle('Position',[679.688 -328.125 23.4375 23.4375], 'FaceColor',[1 1 1]);
rectangle('Position',[656.25 -351.562 23.4375 23.4375], 'FaceColor',[0 0 0]);
rectangle('Position',[679.688 -351.562 23.4375 23.4375], 'FaceColor',[1 1 1]);
rectangle('Position',[656.25 -375 23.4375 23.4375], 'FaceColor',[0 0 0]);
rectangle('Position',[679.688 -375 23.4375 23.4375], 'FaceColor',[1 1 1]);
rectangle('Position',[328.125 -679.688 23.4375 23.4375], 'FaceColor',[1 1 1]);
rectangle('Position',[351.562 -679.688 23.4375 23.4375], 'FaceColor',[1 1 1]);
rectangle('Position',[328.125 -703.125 23.4375 23.4375], 'FaceColor',[0 0 0]);
rectangle('Position',[351.562 -703.125 23.4375 23.4375], 'FaceColor',[0 0 0]);
rectangle('Position',[375 -679.688 23.4375 23.4375], 'FaceColor',[1 1 1]);
rectangle('Position',[398.438 -679.688 23.4375 23.4375], 'FaceColor',[1 1 1]);
rectangle('Position',[375 -703.125 23.4375 23.4375], 'FaceColor',[0 0 0]);
rectangle('Position',[398.438 -703.125 23.4375 23.4375], 'FaceColor',[0 0 0]);
rectangle('Position',[796.875 -1054.69 23.4375 23.4375], 'FaceColor',[1 1 1]);
rectangle('Position',[820.312 -1054.69 23.4375 23.4375], 'FaceColor',[0 0 0]);
rectangle('Position',[796.875 -1078.12 23.4375 23.4375], 'FaceColor',[1 1 1]);
rectangle('Position',[820.312 -1078.12 23.4375 23.4375], 'FaceColor',[0 0 0]);
rectangle('Position',[796.875 -1101.56 23.4375 23.4375], 'FaceColor',[1 1 1]);
rectangle('Position',[820.312 -1101.56 23.4375 23.4375], 'FaceColor',[0 0 0]);
rectangle('Position',[796.875 -1125 23.4375 23.4375], 'FaceColor',[1 1 1]);
rectangle('Position',[820.312 -1125 23.4375 23.4375], 'FaceColor',[0 0 0]);
rectangle('Position',[1125 -1054.69 23.4375 23.4375], 'FaceColor',[1 1 1]);
rectangle('Position',[1148.44 -1054.69 23.4375 23.4375], 'FaceColor',[1 1 1]);
rectangle('Position',[1125 -1078.12 23.4375 23.4375], 'FaceColor',[0 0 0]);
rectangle('Position',[1148.44 -1078.12 23.4375 23.4375], 'FaceColor',[0 0 0]);
rectangle('Position',[1171.88 -1054.69 23.4375 23.4375], 'FaceColor',[1 1 1]);
rectangle('Position',[1195.31 -1054.69 23.4375 23.4375], 'FaceColor',[1 1 1]);
rectangle('Position',[1171.88 -1078.12 23.4375 23.4375], 'FaceColor',[0 0 0]);
rectangle('Position',[1195.31 -1078.12 23.4375 23.4375], 'FaceColor',[0 0 0]);
rectangle('Position',[1218.75 -1054.69 23.4375 23.4375], 'FaceColor',[1 1 1]);
rectangle('Position',[1242.19 -1054.69 23.4375 23.4375], 'FaceColor',[1 1 1]);
rectangle('Position',[1218.75 -1078.12 23.4375 23.4375], 'FaceColor',[0 0 0]);
rectangle('Position',[1242.19 -1078.12 23.4375 23.4375], 'FaceColor',[0 0 0]);
rectangle('Position',[1265.62 -1054.69 23.4375 23.4375], 'FaceColor',[1 1 1]);
rectangle('Position',[1289.06 -1054.69 23.4375 23.4375], 'FaceColor',[1 1 1]);
rectangle('Position',[1265.62 -1078.12 23.4375 23.4375], 'FaceColor',[0 0 0]);
rectangle('Position',[1289.06 -1078.12 23.4375 23.4375], 'FaceColor',[0 0 0]);
rectangle('Position',[1312.5 -1054.69 23.4375 23.4375], 'FaceColor',[1 1 1]);
rectangle('Position',[1335.94 -1054.69 23.4375 23.4375], 'FaceColor',[1 1 1]);
rectangle('Position',[1312.5 -1078.12 23.4375 23.4375], 'FaceColor',[0 0 0]);
rectangle('Position',[1335.94 -1078.12 23.4375 23.4375], 'FaceColor',[0 0 0]);
rectangle('Position',[1359.38 -1054.69 23.4375 23.4375], 'FaceColor',[1 1 1]);
rectangle('Position',[1382.81 -1054.69 23.4375 23.4375], 'FaceColor',[1 1 1]);
rectangle('Position',[1359.38 -1078.12 23.4375 23.4375], 'FaceColor',[0 0 0]);
rectangle('Position',[1382.81 -1078.12 23.4375 23.4375], 'FaceColor',[0 0 0]);
rectangle('Position',[1406.25 -1054.69 23.4375 23.4375], 'FaceColor',[1 1 1]);
rectangle('Position',[1429.69 -1054.69 23.4375 23.4375], 'FaceColor',[1 1 1]);
rectangle('Position',[1406.25 -1078.12 23.4375 23.4375], 'FaceColor',[0 0 0]);
rectangle('Position',[1429.69 -1078.12 23.4375 23.4375], 'FaceColor',[0 0 0]);
rectangle('Position',[796.875 -1148.44 23.4375 23.4375], 'FaceColor',[1 1 1]);
rectangle('Position',[820.312 -1148.44 23.4375 23.4375], 'FaceColor',[0 0 0]);
rectangle('Position',[796.875 -1171.88 23.4375 23.4375], 'FaceColor',[1 1 1]);
rectangle('Position',[820.312 -1171.88 23.4375 23.4375], 'FaceColor',[0 0 0]);
rectangle('Position',[796.875 -1195.31 23.4375 23.4375], 'FaceColor',[1 1 1]);
rectangle('Position',[820.312 -1195.31 23.4375 23.4375], 'FaceColor',[0 0 0]);
rectangle('Position',[796.875 -1218.75 23.4375 23.4375], 'FaceColor',[1 1 1]);
rectangle('Position',[820.312 -1218.75 23.4375 23.4375], 'FaceColor',[0 0 0]);
rectangle('Position',[796.875 -1242.19 23.4375 23.4375], 'FaceColor',[1 1 1]);
rectangle('Position',[820.312 -1242.19 23.4375 23.4375], 'FaceColor',[0 0 0]);
rectangle('Position',[796.875 -1265.62 23.4375 23.4375], 'FaceColor',[1 1 1]);
rectangle('Position',[820.312 -1265.62 23.4375 23.4375], 'FaceColor',[0 0 0]);
rectangle('Position',[796.875 -1289.06 23.4375 23.4375], 'FaceColor',[1 1 1]);
rectangle('Position',[820.312 -1289.06 23.4375 23.4375], 'FaceColor',[0 0 0]);
rectangle('Position',[796.875 -1312.5 23.4375 23.4375], 'FaceColor',[1 1 1]);
rectangle('Position',[820.312 -1312.5 23.4375 23.4375], 'FaceColor',[0 0 0]);
rectangle('Position',[796.875 -1335.94 23.4375 23.4375], 'FaceColor',[1 1 1]);
rectangle('Position',[820.312 -1335.94 23.4375 23.4375], 'FaceColor',[0 0 0]);
rectangle('Position',[796.875 -1359.38 23.4375 23.4375], 'FaceColor',[1 1 1]);
rectangle('Position',[820.312 -1359.38 23.4375 23.4375], 'FaceColor',[0 0 0]);
rectangle('Position',[796.875 -1382.81 23.4375 23.4375], 'FaceColor',[1 1 1]);
rectangle('Position',[820.312 -1382.81 23.4375 23.4375], 'FaceColor',[0 0 0]);
rectangle('Position',[796.875 -1406.25 23.4375 23.4375], 'FaceColor',[1 1 1]);
rectangle('Position',[820.312 -1406.25 23.4375 23.4375], 'FaceColor',[0 0 0]);
rectangle('Position',[796.875 -1429.69 23.4375 23.4375], 'FaceColor',[1 1 1]);
rectangle('Position',[820.312 -1429.69 23.4375 23.4375], 'FaceColor',[0 0 0]);
rectangle('Position',[796.875 -1453.12 23.4375 23.4375], 'FaceColor',[1 1 1]);
rectangle('Position',[820.312 -1453.12 23.4375 23.4375], 'FaceColor',[0 0 0]);
X=[1400,1368.75,1331.25,1312.5,1125,1031.25,1031.25,1012.5,984.375,937.5,890.625,843.75,796.875,750,703.125,656.25,562.5,468.75,375,351.562,328.125,281.25,187.5,187.5,187.5,187.5,187.5,187.5,187.5,100,100];
Y=[-100,-187.5,-281.25,-375,-562.5,-656.25,-703.125,-750,-796.875,-796.875,-796.875,-796.875,-796.875,-796.875,-796.875,-796.875,-750,-656.25,-656.25,-665.625,-679.688,-703.125,-750,-843.75,-937.5,-1031.25,-1125,-1218.75,-1312.5,-1400,-1400];
hold on;
plot(X,Y,'r');
plot(X,Y,'bo');
legend('5895.11','Location','southoutside');
